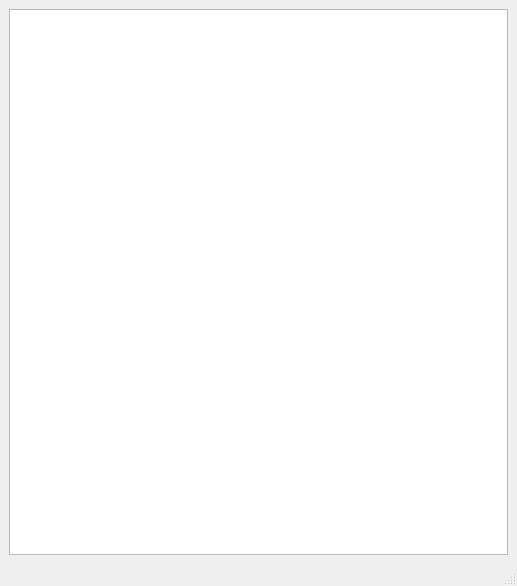
<?xml version="1.0" encoding="UTF-8"?>
<ui version="4.0">
 <class>MainWindow</class>
 <widget class="QMainWindow" name="MainWindow">
  <property name="geometry">
   <rect>
    <x>0</x>
    <y>0</y>
    <width>517</width>
    <height>586</height>
   </rect>
  </property>
  <widget class="QWidget" name="centralwidget">
   <layout class="QVBoxLayout" name="verticalLayout">
    <item>
     <widget class="QTableWidget" name="tableWidget"/>
    </item>
   </layout>
  </widget>
  <widget class="QMenuBar" name="menubar">
   <property name="geometry">
    <rect>
     <x>0</x>
     <y>0</y>
     <width>517</width>
     <height>25</height>
    </rect>
   </property>
  </widget>
  <widget class="QStatusBar" name="statusbar"/>
 </widget>
 <resources/>
 <connections/>
</ui>
